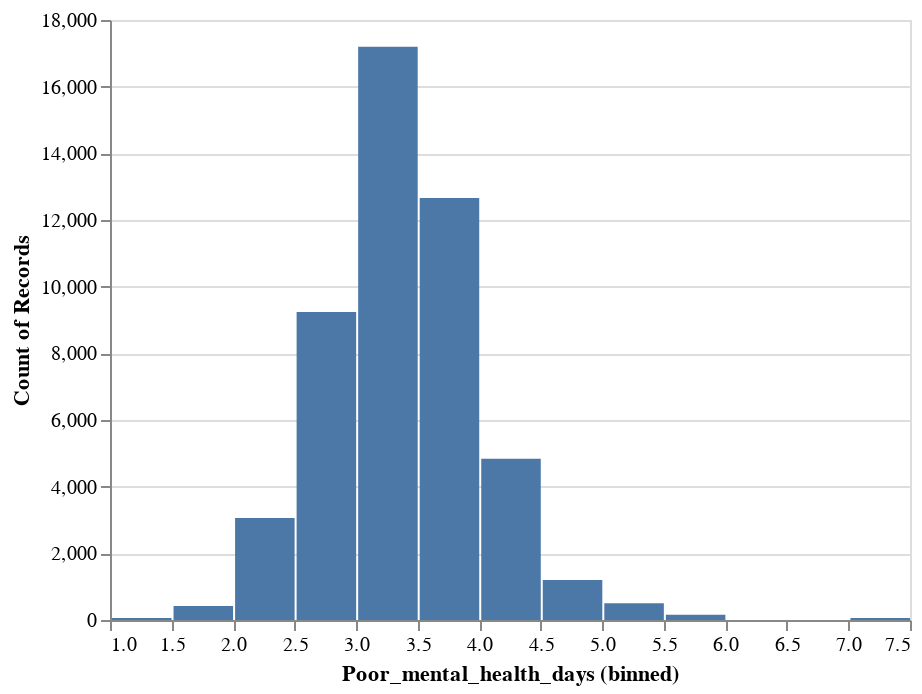

The notebook cell saved with this chart:
### Code cell
alt.Chart(test).mark_bar().encode(
    alt.X('Poor_mental_health_days', bin=alt.Bin(maxbins=20)),
    alt.Y('count()')
)

### Figure 1 — Vega-Lite specification as saved in the notebook (floating-point values rounded to 4 significant figures; data arrays with more than 128 entries replaced by an {"elided": "..."} marker saying what was removed)
{"config": {"view": {"continuousWidth": 400, "continuousHeight": 300}}, "data": {"name": "data-0aa20ca17379e131f4c91865757d806f"}, "mark": "bar", "encoding": {"x": {"type": "quantitative", "bin": {"maxbins": 20}, "field": "Poor_mental_health_days"}, "y": {"type": "quantitative", "aggregate": "count"}}, "$schema": "https://vega.github.io/schema/vega-lite/v4.8.1.json", "datasets": {"data-0aa20ca17379e131f4c91865757d806f": {"elided": "50120 records"}}}
